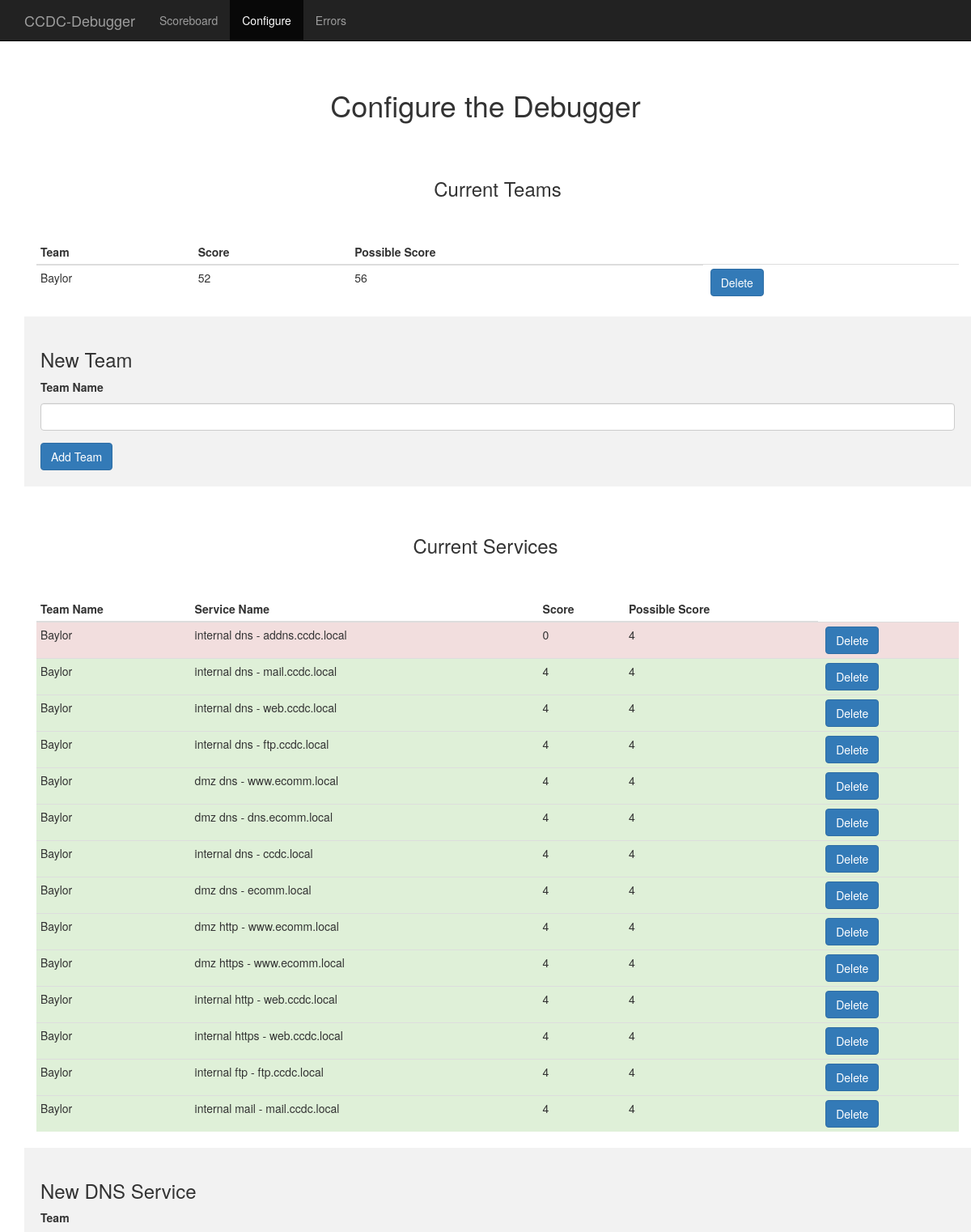
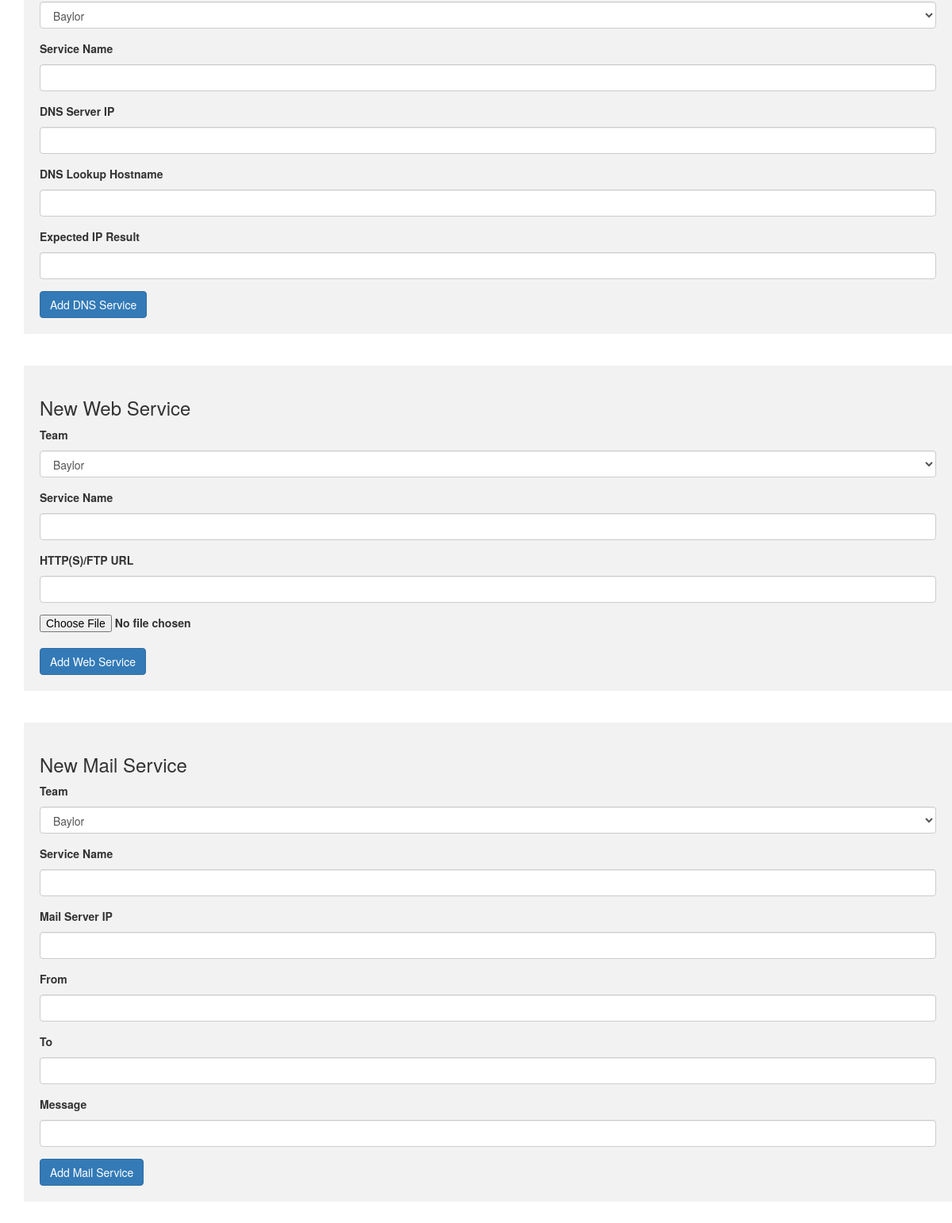
The page /configure on the database its author committed (2 pictures, top to bottom).
### tables this page shows
CREATE TABLE team (
    team_id INTEGER PRIMARY KEY ASC,
    team_name TEXT NOT NULL
);

CREATE TABLE service (
    service_id INTEGER PRIMARY KEY ASC,
    service_type_id INTEGER NOT NULL,
    team_id INTEGER NOT NULL,
    service_name TEXT NOT NULL,
    service_connection TEXT NOT NULL,
    service_request TEXT NOT NULL,
    service_expected_result TEXT NOT NULL,
    service_active INTEGER NOT NULL DEFAULT 1,
    FOREIGN KEY (service_type_id) REFERENCES service_type(service_type_id),
    FOREIGN KEY (team_id) REFERENCES team(team_id)
);

### debugger.py (the view)
@app.route('/configure', methods=['GET'])
def configure():
    forms = {}
    forms['addTeamForm'] = AddTeamForm(request.form, csrf_enabled=False)
    choices = [(team['team_id'], team['team_name']) for team in execute_db_query('select team_id, team_name from team')]
    forms['addDNSServiceForm'] = AddDNSServiceForm(request.form, csrf_enabled=False)
    forms['addWebServiceForm'] = AddWebServiceForm(request.form, csrf_enabled=False)
    forms['addMailServiceForm'] = AddMailServiceForm(request.form, csrf_enabled=False)
    forms['addDNSServiceForm'].team_name.choices = choices
    forms['addWebServiceForm'].team_name.choices = choices
    forms['addMailServiceForm'].team_name.choices = choices
    return render_template('configure.html', forms=forms)

### debugger.py
class AddTeamForm(FlaskForm):
    team_name = StringField('Team Name', [validators.Length(min=1, max=50)])

class AddDNSServiceForm(FlaskForm):
    team_name = SelectField('Team', coerce=int)
    service_name = StringField('Service Name', [validators.Length(min=1, max=50)])
    service_connection = StringField('DNS Server IP', [validators.IPAddress()])
    service_request = StringField('DNS Lookup Hostname', [validators.Length(min=1, max=50)])
    service_expected_result = StringField('Expected IP Result', [validators.IPAddress()])

### debugger.py (called while the page is built)
def database_connect():
    try:
        conn = sqlite3.connect('./data/debugger.db')
        conn.row_factory = sqlite3.Row
        return conn
    except Exception as e:
        print "Error connecting to database. Must run 'flask setup' prior to running. Error message: " + str(e)
        sys.exit()

def execute_db_query(query, args=None):
    conn = database_connect()
    cur = conn.cursor()
    if(args):
        cur.execute(query, args)
    else:
        cur.execute(query)
    conn.commit()
    results = cur.fetchall()
    cur.close()
    conn.close()
    return results

@app.context_processor
def utility_processor():
    return dict(execute_db_query=execute_db_query)

### templates/configure.html (shortened to what this page needs)
{% from 'macros.html' import render_form %}
<!DOCTYPE html>
<html lang="en">
  <head>
    <link href="{{ url_for('static', filename='css/bootstrap.min.css') }}" rel="stylesheet">
    <link href="{{ url_for('static', filename='css/starter-template.css') }}" rel="stylesheet">
  </head>
  <body>
    <nav class="navbar navbar-inverse navbar-fixed-top">
      <div class="container">
        <div class="navbar-header">
          <a class="navbar-brand" href="scoreboard">CCDC-Debugger</a>
        </div>
        <div id="navbar" class="collapse navbar-collapse">
          <ul class="nav navbar-nav">
            <li><a href="scoreboard">Scoreboard</a></li>
            <li class="active"><a href="configure">Configure</a></li>
            <li><a href="errors">Errors</a></li>
          </ul>
        </div>
      </div>
    </nav>
    <div class="starter-template">
      <h1>Configure the Debugger</h1>
      <div class="container">
        <div class="container">
          <h3 class="starter-template">Current Teams</h3>
          <table class="table table-condensed">
            <thead>
              <tr>
                <th>Team</th>
                <th>Score</th>
                <th>Possible Score</th>
              </tr>
            </thead>
            <tbody>
            {% for team in execute_db_query('select * from team') %}
              <tr>
                <td>{{ team['team_name'] }}</td>
                <td>{{ execute_db_query('select sum(poll_score) as s from poll join service ON (poll.service_id = service.service_id) join team ON (service.team_id = team.team_id) where team.team_id = ?', [team['team_id']])[0]['s']  }}</td>
                <td>{{ execute_db_query('select count(poll_score) as c from poll join service ON (poll.service_id = service.service_id) join team ON (service.team_id = team.team_id) where team.team_id = ?', [team['team_id']])[0]['c']  }}</td>
                <td><form method='POST' action='/team/remove' role='form'><input type="hidden" name="team_id" value={{ team['team_id'] }}> <input class='btn btn-primary' type='submit' value='Delete'></form></td>
              </tr>
            {% endfor %}
            </tbody>
          </table>
        </div>
        <div class='container rounded form-block'>
          <h3>New Team</h3>
          {{ render_form(forms['addTeamForm'], action_url='/team/add', action_text='Add Team') }}
        </div>
        <h3 class="starter-template">Current Services</h3>
        <div class="container">
          <table class="table table-condensed">
            <thead>
              <tr>
                <th>Team Name</th>
                <th>Service Name</th>
                <th>Score</th>
                <th>Possible Score</th>
              </tr>
            </thead>
            <tbody>
            {% for service in execute_db_query('select * from service where service_active=1') %}
              {% set db_result = execute_db_query('select poll_score from poll where service_id = ? ORDER BY poll_time DESC LIMIT 1', [service['service_id']]) %}
              {% if db_result|length <= 0 %}
                <tr>
              {% elif db_result[0]['poll_score'] == 0 %}
                <tr class='danger'>
              {% else %}
                <tr class='success'>
              {% endif %}
                <td>{{ execute_db_query('select team_name from team where team_id = ?', [service['team_id']])[0]['team_name'] }}</td>
                <td>{{ service['service_name'] }}</td>
                <td>{{ execute_db_query('select sum(poll_score) as s from poll join service on (poll.service_id = service.service_id) where service.service_id = ?', [service['service_id']])[0]['s'] }}</td>
                <td>{{ execute_db_query('select count(poll_score) as c from poll join service on (poll.service_id = service.service_id) where service.service_id = ?', [service['service_id']])[0]['c'] }}</td>
                <td><form method='POST' action='/service/remove' role='form'><input type="hidden" name='service_id' value={{ service['service_id'] }}> <input class='btn btn-primary' type='submit' value='Delete'></form></td>
              </tr>
            {% endfor %}
            </tbody>
          </table>
        </div>
        <div class='container rounded form-block'>
          <h3>New DNS Service</h3>
          {{ render_form(forms['addDNSServiceForm'], action_url='/service/dns/add', action_text='Add DNS Service') }}
        </div><br><br>
        <div class='container rounded form-block'>
          <h3>New Web Service</h3>
          {{ render_form(forms['addWebServiceForm'], action_url='/service/web/add', action_text='Add Web Service') }}
        </div><br><br>
        <div class='container rounded form-block'>
          <h3>New Mail Service</h3>
          {{ render_form(forms['addMailServiceForm'], action_url='/service/remove', action_text='Add Mail Service') }}
        </div>
      </div>
    </div>
  </body>
</html>

### templates/macros.html (shortened to what this page needs)
{% macro render_field(field, label_visible=true) -%}
    <div class="form-group {% if field.errors %}has-error{% endif %} {{ kwargs.pop('class_', '') }}">
        {% if (field.type != 'HiddenField' and field.type !='CSRFTokenField') and label_visible %}
            <label for="{{ field.id }}" class="control-label">{{ field.label }}</label>
        {% endif %}
        {{ field(class_='form-control', **kwargs) }}
    </div>
{%- endmacro %}
{% macro render_file_field(field) -%}
    <label class="custom-file">
        <input type="file" class="custom-file-input" id="{{ field.id }}">
    </label>
{%- endmacro %}
{% macro render_form(form, action_url='', action_text='Submit', class_='', btn_class='btn btn-primary') -%}
    <form method="POST" action="{{ action_url }}" role="form" class="{{ class_ }}">
        {% for f in form %}
            {% if f.type == 'FileField' %}
                {{ render_file_field(f) }}
            {% else %}
                {{ render_field(f) }}
            {% endif %}
        {% endfor %}
        <button type="submit" class="{{ btn_class }}">{{ action_text }} </button>
    </form>
{%- endmacro %}

### static/css/starter-template.css (style rules this page uses)
body { padding-top: 50px; }
td { white-space:pre }
.starter-template { padding: 40px 15px; text-align: center; }
.form-block { padding: 20px 20px; background-color: rgba(128,128,128,0.1) }
.container { text-align: left; }

### rows shown on the page
team: team_name "Baylor", execute_db_query "52", execute_db_query "56"
service: service_name "internal dns - addns.ccdc.local", execute_db_query "0", execute_db_query "4"
service: service_name "internal dns - mail.ccdc.local", execute_db_query "4"
service: service_name "internal dns - web.ccdc.local", execute_db_query "4"
service: service_name "internal dns - ftp.ccdc.local", service_id "4"
service: service_name "dmz dns - www.ecomm.local", execute_db_query "4"
service: service_name "dmz dns - dns.ecomm.local", execute_db_query "4"
service: service_name "internal dns - ccdc.local", execute_db_query "4"
service: service_name "dmz dns - ecomm.local", execute_db_query "4"
service: service_name "dmz http - www.ecomm.local", execute_db_query "4"
service: service_name "dmz https - www.ecomm.local", execute_db_query "4"
service: service_name "internal http - web.ccdc.local", execute_db_query "4"
service: service_name "internal https - web.ccdc.local", execute_db_query "4"
service: service_name "internal ftp - ftp.ccdc.local", service_type "4"
service: service_name "internal mail - mail.ccdc.local", execute_db_query "4"

### other values the page prints
{{ field.label }} "Team Name" "Team" "Service Name" "DNS Server IP" "DNS Lookup Hostname" "Expected IP Result" "Team" "Service Name" "HTTP(S)/FTP URL" "Team" "Service Name" "Mail Server IP" "From" "To" "Message"
{{ action_text }} "Add Team Add DNS Service Add Web Service Add Mail Service"
